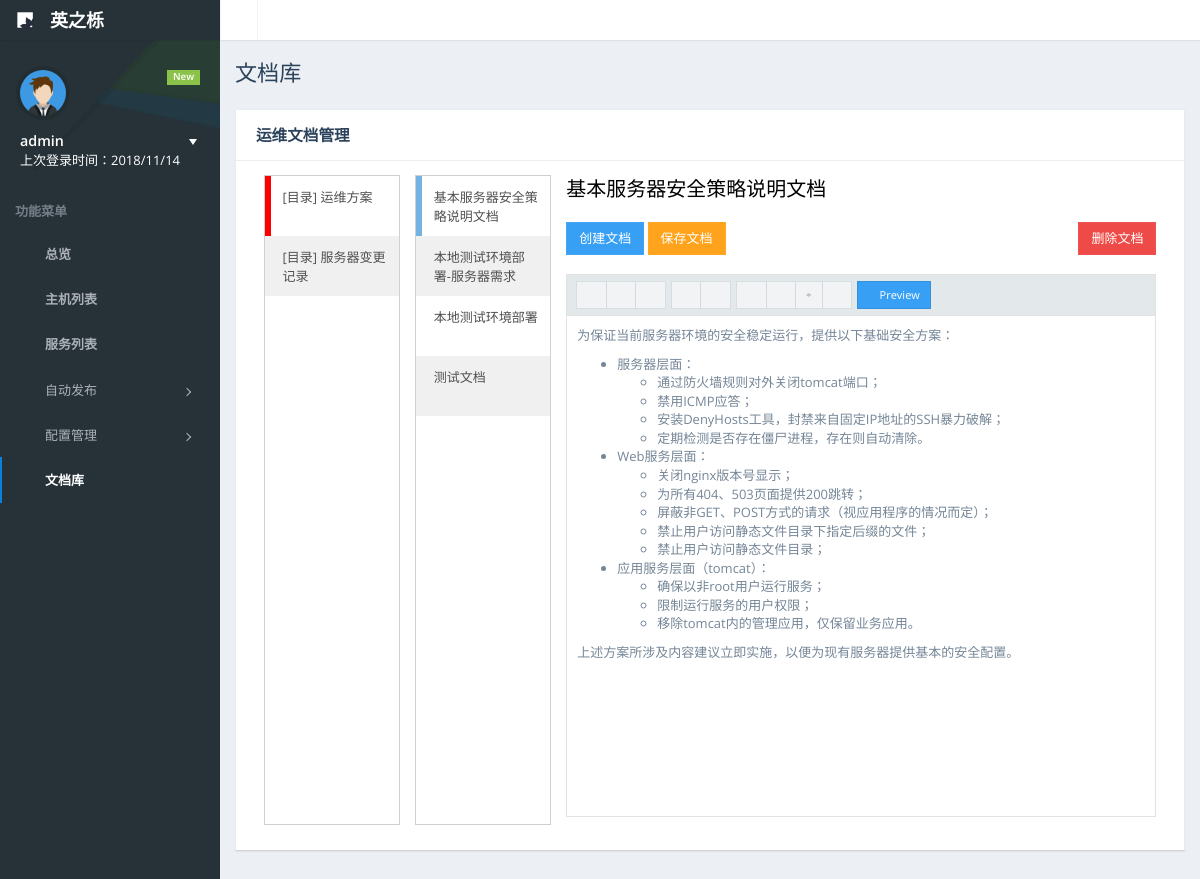
Page /documents/1-1 (signed in) on the earlier database version.
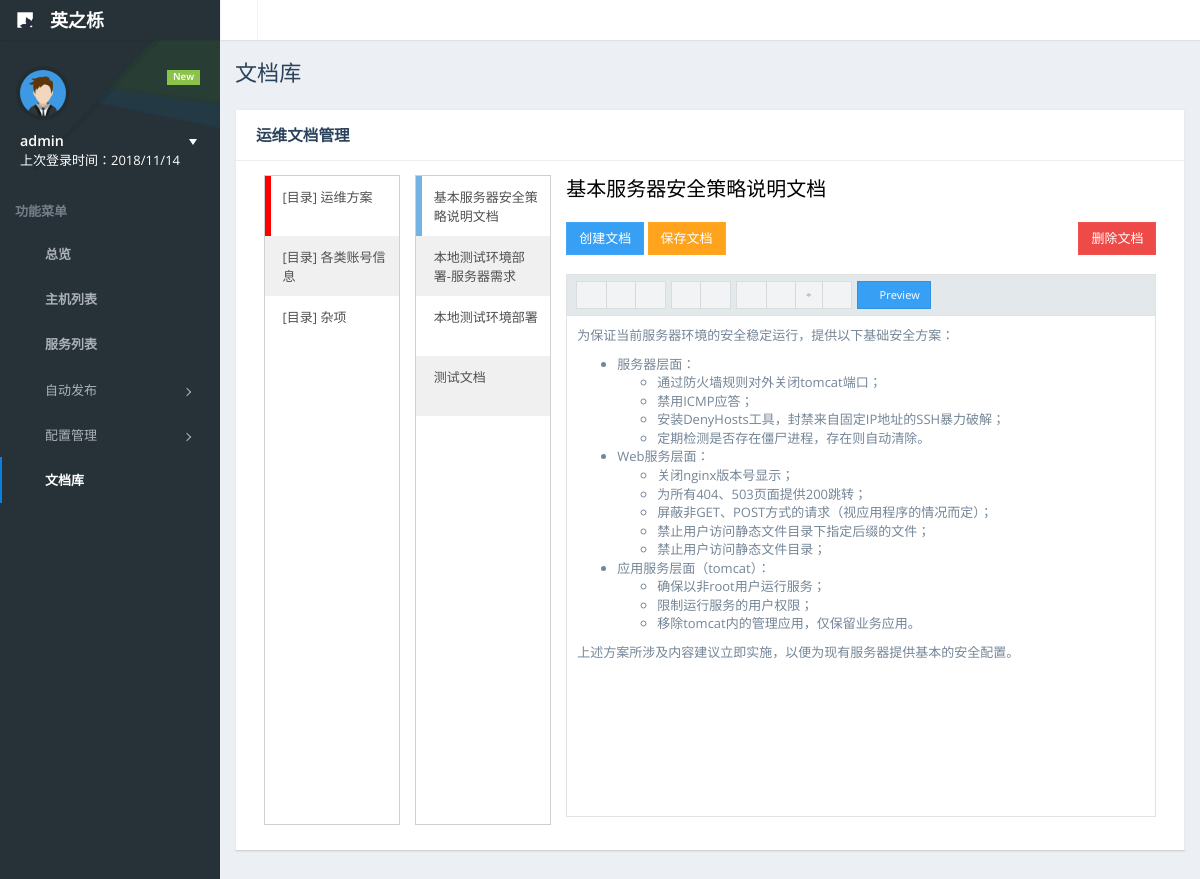
Same page on the later database version.
### hostmanager/models.py (models this page shows)
class DocumentDir(models.Model):                          # 文档目录表
    dirname = models.CharField(max_length=256)

class Documents(models.Model):                            # 文档表
    docname = models.CharField(max_length=256)
    doc = models.TextField(max_length=4096)
    is_delete = models.BooleanField(default=False)        # 文档状态，false未删除，true已删除
    auther = models.ForeignKey(SystemUser)
    docdir = models.ForeignKey(DocumentDir)

### hostmanager/views.py (the view)
# urls.py: url(r'^documents/(?P<docnumber>.*)', views.Doc.as_view()),
class Doc(views.View):
    @method_decorator(auth_check)
    def get(self, request, docnumber, *args, **kwargs):
        msg = {}
        user = request.session.get('user', '游客')
        msg.update({'user': user})
        if not docnumber:
            docdir = models.DocumentDir.objects.filter()[0]
            doc = models.Documents.objects.filter(is_delete=False)[0]
            return redirect('/documents/{}-{}'.format(docdir.id, doc.id))
        docdirlist = models.DocumentDir.objects.filter()
        doc = []
        for i in docdirlist:
            doc.append([i, models.Documents.objects.filter(docdir=i, is_delete=False)])
        docview = models.Documents.objects.get(id=docnumber.split('-')[1])
        return render(request, 'document.html', {'msg': msg, 'docdirlist': docdirlist, 'doc': doc, 'docview': docview})

### hostmanager/views.py (called while the page is built)
def auth_check(func):
    def inner(request, *args, **kwargs):
        is_auth = request.session.get('is_auth', False)
        if not is_auth:
            request.session['redirect_target'] = request.path
            return redirect("/login")
        else:
            return func(request, *args, **kwargs)
    return inner

### templates/document.html (shortened to what this page needs)
{% extends "base.html" %}
{% block css_js %}
    <link href="/static/plugins/datatables/media/css/dataTables.bootstrap.css" rel="stylesheet">
	<link href="/static/plugins/datatables/extensions/Responsive/css/dataTables.responsive.css" rel="stylesheet">
    <link href="/static/plugins/chosen/chosen.min.css" rel="stylesheet">
    <link href="/static/plugins/fooTable/demos/css/bootstrap-glyphicons.css" rel="stylesheet">
    <link href="/static/plugins/bootstrap-markdown/css/bootstrap-markdown.min.css" rel="stylesheet">
{% endblock %}
{% block active-link-li-6 %}
    class="active-link"
{% endblock %}
{% block content-container %}
    <div id="page-title">
        <h1 class="page-header text-overflow">文档库</h1>
    </div>
    <div id="page-content">
        <div class="panel">
            <div class="panel-heading">
                <h3 class="panel-title">运维文档管理</h3>
            </div>
            <div class="panel-body">
                <div class="col-sm-2">
                    <div class="docdirbox">
                        <ul class="doclist">
                            {% for docdir in docdirlist %}
                                <li><a href="javascript:void(0);" id="{{ docdir.id }}">{{ docdir.dirname }}</a></li>
                            {% endfor %}
                        </ul>
                    </div>
                </div>
                <div class="col-sm-2">
                    <div class="docbox">
                        {% for i in doc %}
                            <ul class="doclist" style="display: none" id="{{ i.0.id }}">
                            {% for j in i.1 %}
                                <li><a href="/documents/{{ i.0.id }}-{{ j.id }}" id="{{ j.id }}">{{ j.docname }}</a></li>
                            {% endfor %}
                            </ul>
                        {% endfor %}
                    </div>
                </div>
                <div class="col-sm-8">
                    <div style="font-size: 20px; color: #000000">{{ docview.docname }}</div>
                    <br/>
                    <button id="createbuttom" class="btn btn-primary">创建文档</button>
                    <button id="savebuttom" class="btn btn-warning">保存文档</button>
                    <button id="deletebuttom" class="btn btn-danger" style="float: right">删除文档</button>
                    <br/>
                    <br/>
                </div>
            </div>
        </div>
    </div>
{% endblock %}

Differences in the rows shown:
changed DocumentDir: dirname "[目录] 服务器变更记录" → "[目录] 各类账号信息"
added DocumentDir: dirname "[目录] 杂项", shown under "运维文档管理"
